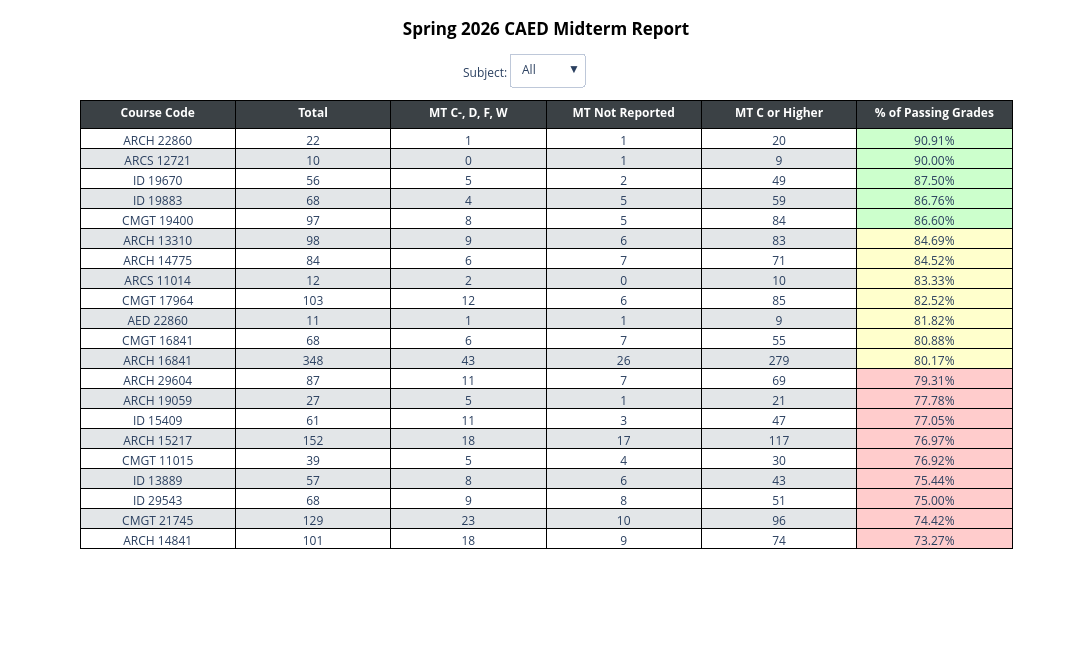

The code cell stored with this chart in its notebook:
### Markdown cell above
##### *Creating Summary Tables*

### Code cell
#Section 2o - CAED Table
#Purpose - To create a table that examines the MT passing rates for CAED each semester
caedtraces = []
caedbuttons = []

#This is the stuff for the "all state"
caedtraces.append(go.Table(
    header = dict(values = headers,
                  fill_color = "#3B4145",
                  line_color = "black",
                  font_color = "white",
                  font_weight = "bold",
                  font_size = 12),
    cells = dict(values = [caedsummary[v] for v in values],
                 fill_color = [caedzebra, caedzebra, caedzebra, caedzebra, caedzebra, caedpass],
                 line_color = "black",
                 font_size = 12),
    visible = True                  
))

caedbuttons.append(dict(
    label = "All",
    method = "update",
    args = [{"visible":[True] + [False] * len(caedsubject)}]#Helps make all the buttons visible and defaults the first trace to be visible
))

#This is the stuff for the different subjects
for i, caedsub in enumerate(caedsubject): #enumerate runs through the list (basically calls out each unique value in order)
    caedsubjects = caedsummary[caedsummary["Subject"] == caedsub].copy()
    caedsubjects = caedsubjects.sort_values(by = "% of Passing Grades", ascending = False) #Resorts this column so it is in numerical order
    caedsubrows = len(caedsubjects)
    caedsubpass = []

    for num in caedsubjects["# of Passing Grades"]: #I need to call this again in the loop to make the passing colors work each cycle
        if num >= .85:
            caedsubpass.append("#CCFFCC")
        elif num >= .80:
            caedsubpass.append("#FFFFCC")
        else:
            caedsubpass.append("#FFCCCC")

    caedtraces.append(go.Table(
        header = dict(values = headers,
                  line_color = "lightslategray",
                  fill_color = "#3B4145",
                  font_color = "white",
                  font_weight = "bold",
                  font_size = 12),
        cells = dict(values = [caedsubjects[v] for v in values],
                 fill_color = [caedzebra, caedzebra, caedzebra, caedzebra, caedzebra, caedsubpass],
                 line_color = "black"),
        visible = False          
    ))

    caedsubvisibility = [False] * (len(caedsubject) + 1) #Since we are making a single table, we are calling this here to make all of them appear as false
    caedsubvisibility[i + 1] = True #This makes the one you select visible

    caedbuttons.append(dict(
        label = caedsub,
        method = "update",
        args = [{"visible":caedsubvisibility}]
    ))

caedsumlayout = go.Layout(
    title=dict(text= f"<b>{prettyterm} CAED Midterm Report",
                font_weight = "bold", 
                font_color = "black", 
                xanchor = "center", 
                yanchor = "top", 
                x = .5,
                y = .965),
    height = 650,
    width = 1200
)

caedsumfig = go.Figure(data = caedtraces, layout = caedsumlayout)

caedsumfig.update_layout(updatemenus = [dict(
    type = "dropdown",
    direction = "down",
    showactive = True,
    xanchor = "center",
    yanchor = "top",
    x = .5,
    y = 1.1,
    buttons = caedbuttons)],
    annotations=[dict(
        text = "Subject:", 
        showarrow = False,
        xanchor = "center",
        yanchor = "top",
        x = .435,
        y = 1.08
    )])

caedsumfig.show()

### Figure 1 — Plotly figure (JSON) as saved in the notebook; plotly's stock layout.template omitted (floating-point values rounded to 4 significant figures)
{"data": [{"cells": {"fill": {"color": [["#FFFFFF", "#E3E6E8", "#FFFFFF", "#E3E6E8", "#FFFFFF", "#E3E6E8", "#FFFFFF", "#E3E6E8", "#FFFFFF", "#E3E6E8", "#FFFFFF", "#E3E6E8", "#FFFFFF", "#E3E6E8", "#FFFFFF", "#E3E6E8", "#FFFFFF", "#E3E6E8", "#FFFFFF", "#E3E6E8", "#FFFFFF"], ["#FFFFFF", "#E3E6E8", "#FFFFFF", "#E3E6E8", "#FFFFFF", "#E3E6E8", "#FFFFFF", "#E3E6E8", "#FFFFFF", "#E3E6E8", "#FFFFFF", "#E3E6E8", "#FFFFFF", "#E3E6E8", "#FFFFFF", "#E3E6E8", "#FFFFFF", "#E3E6E8", "#FFFFFF", "#E3E6E8", "#FFFFFF"], ["#FFFFFF", "#E3E6E8", "#FFFFFF", "#E3E6E8", "#FFFFFF", "#E3E6E8", "#FFFFFF", "#E3E6E8", "#FFFFFF", "#E3E6E8", "#FFFFFF", "#E3E6E8", "#FFFFFF", "#E3E6E8", "#FFFFFF", "#E3E6E8", "#FFFFFF", "#E3E6E8", "#FFFFFF", "#E3E6E8", "#FFFFFF"], ["#FFFFFF", "#E3E6E8", "#FFFFFF", "#E3E6E8", "#FFFFFF", "#E3E6E8", "#FFFFFF", "#E3E6E8", "#FFFFFF", "#E3E6E8", "#FFFFFF", "#E3E6E8", "#FFFFFF", "#E3E6E8", "#FFFFFF", "#E3E6E8", "#FFFFFF", "#E3E6E8", "#FFFFFF", "#E3E6E8", "#FFFFFF"], ["#FFFFFF", "#E3E6E8", "#FFFFFF", "#E3E6E8", "#FFFFFF", "#E3E6E8", "#FFFFFF", "#E3E6E8", "#FFFFFF", "#E3E6E8", "#FFFFFF", "#E3E6E8", "#FFFFFF", "#E3E6E8", "#FFFFFF", "#E3E6E8", "#FFFFFF", "#E3E6E8", "#FFFFFF", "#E3E6E8", "#FFFFFF"], ["#CCFFCC", "#CCFFCC", "#CCFFCC", "#CCFFCC", "#CCFFCC", "#FFFFCC", "#FFFFCC", "#FFFFCC", "#FFFFCC", "#FFFFCC", "#FFFFCC", "#FFFFCC", "#FFCCCC", "#FFCCCC", "#FFCCCC", "#FFCCCC", "#FFCCCC", "#FFCCCC", "#FFCCCC", "#FFCCCC", "#FFCCCC"]]}, "font": {"size": 12}, "line": {"color": "black"}, "values": [["ARCH 22860", "ARCS 12721", "ID 19670", "ID 19883", "CMGT 19400", "ARCH 13310", "ARCH 14775", "ARCS 11014", "CMGT 17964", "AED 22860", "CMGT 16841", "ARCH 16841", "ARCH 29604", "ARCH 19059", "ID 15409", "ARCH 15217", "CMGT 11015", "ID 13889", "ID 29543", "CMGT 21745", "ARCH 14841"], [22, 10, 56, 68, 97, 98, 84, 12, 103, 11, 68, 348, 87, 27, 61, 152, 39, 57, 68, 129, 101], [1, 0, 5, 4, 8, 9, 6, 2, 12, 1, 6, 43, 11, 5, 11, 18, 5, 8, 9, 23, 18], [1, 1, 2, 5, 5, 6, 7, 0, 6, 1, 7, 26, 7, 1, 3, 17, 4, 6, 8, 10, 9], [20, 9, 49, 59, 84, 83, 71, 10, 85, 9, 55, 279, 69, 21, 47, 117, 30, 43, 51, 96, 74], ["90.91%", "90.00%", "87.50%", "86.76%", "86.60%", "84.69%", "84.52%", "83.33%", "82.52%", "81.82%", "80.88%", "80.17%", "79.31%", "77.78%", "77.05%", "76.97%", "76.92%", "75.44%", "75.00%", "74.42%", "73.27%"]]}, "header": {"fill": {"color": "#3B4145"}, "font": {"color": "white", "size": 12, "weight": "bold"}, "line": {"color": "black"}, "values": ["Course Code", "Total", "MT C-, D, F, W", "MT Not Reported", "MT C or Higher", "% of Passing Grades"]}, "type": "table", "visible": true}, {"cells": {"fill": {"color": [["#FFFFFF", "#E3E6E8", "#FFFFFF", "#E3E6E8", "#FFFFFF", "#E3E6E8", "#FFFFFF", "#E3E6E8", "#FFFFFF", "#E3E6E8", "#FFFFFF", "#E3E6E8", "#FFFFFF", "#E3E6E8", "#FFFFFF", "#E3E6E8", "#FFFFFF", "#E3E6E8", "#FFFFFF", "#E3E6E8", "#FFFFFF"], ["#FFFFFF", "#E3E6E8", "#FFFFFF", "#E3E6E8", "#FFFFFF", "#E3E6E8", "#FFFFFF", "#E3E6E8", "#FFFFFF", "#E3E6E8", "#FFFFFF", "#E3E6E8", "#FFFFFF", "#E3E6E8", "#FFFFFF", "#E3E6E8", "#FFFFFF", "#E3E6E8", "#FFFFFF", "#E3E6E8", "#FFFFFF"], ["#FFFFFF", "#E3E6E8", "#FFFFFF", "#E3E6E8", "#FFFFFF", "#E3E6E8", "#FFFFFF", "#E3E6E8", "#FFFFFF", "#E3E6E8", "#FFFFFF", "#E3E6E8", "#FFFFFF", "#E3E6E8", "#FFFFFF", "#E3E6E8", "#FFFFFF", "#E3E6E8", "#FFFFFF", "#E3E6E8", "#FFFFFF"], ["#FFFFFF", "#E3E6E8", "#FFFFFF", "#E3E6E8", "#FFFFFF", "#E3E6E8", "#FFFFFF", "#E3E6E8", "#FFFFFF", "#E3E6E8", "#FFFFFF", "#E3E6E8", "#FFFFFF", "#E3E6E8", "#FFFFFF", "#E3E6E8", "#FFFFFF", "#E3E6E8", "#FFFFFF", "#E3E6E8", "#FFFFFF"], ["#FFFFFF", "#E3E6E8", "#FFFFFF", "#E3E6E8", "#FFFFFF", "#E3E6E8", "#FFFFFF", "#E3E6E8", "#FFFFFF", "#E3E6E8", "#FFFFFF", "#E3E6E8", "#FFFFFF", "#E3E6E8", "#FFFFFF", "#E3E6E8", "#FFFFFF", "#E3E6E8", "#FFFFFF", "#E3E6E8", "#FFFFFF"], ["#FFFFCC"]]}, "line": {"color": "black"}, "values": [["AED 22860"], [11], [1], [1], [9], ["81.82%"]]}, "header": {"fill": {"color": "#3B4145"}, "font": {"color": "white", "size": 12, "weight": "bold"}, "line": {"color": "lightslategray"}, "values": ["Course Code", "Total", "MT C-, D, F, W", "MT Not Reported", "MT C or Higher", "% of Passing Grades"]}, "type": "table", "visible": false}, {"cells": {"fill": {"color": [["#FFFFFF", "#E3E6E8", "#FFFFFF", "#E3E6E8", "#FFFFFF", "#E3E6E8", "#FFFFFF", "#E3E6E8", "#FFFFFF", "#E3E6E8", "#FFFFFF", "#E3E6E8", "#FFFFFF", "#E3E6E8", "#FFFFFF", "#E3E6E8", "#FFFFFF", "#E3E6E8", "#FFFFFF", "#E3E6E8", "#FFFFFF"], ["#FFFFFF", "#E3E6E8", "#FFFFFF", "#E3E6E8", "#FFFFFF", "#E3E6E8", "#FFFFFF", "#E3E6E8", "#FFFFFF", "#E3E6E8", "#FFFFFF", "#E3E6E8", "#FFFFFF", "#E3E6E8", "#FFFFFF", "#E3E6E8", "#FFFFFF", "#E3E6E8", "#FFFFFF", "#E3E6E8", "#FFFFFF"], ["#FFFFFF", "#E3E6E8", "#FFFFFF", "#E3E6E8", "#FFFFFF", "#E3E6E8", "#FFFFFF", "#E3E6E8", "#FFFFFF", "#E3E6E8", "#FFFFFF", "#E3E6E8", "#FFFFFF", "#E3E6E8", "#FFFFFF", "#E3E6E8", "#FFFFFF", "#E3E6E8", "#FFFFFF", "#E3E6E8", "#FFFFFF"], ["#FFFFFF", "#E3E6E8", "#FFFFFF", "#E3E6E8", "#FFFFFF", "#E3E6E8", "#FFFFFF", "#E3E6E8", "#FFFFFF", "#E3E6E8", "#FFFFFF", "#E3E6E8", "#FFFFFF", "#E3E6E8", "#FFFFFF", "#E3E6E8", "#FFFFFF", "#E3E6E8", "#FFFFFF", "#E3E6E8", "#FFFFFF"], ["#FFFFFF", "#E3E6E8", "#FFFFFF", "#E3E6E8", "#FFFFFF", "#E3E6E8", "#FFFFFF", "#E3E6E8", "#FFFFFF", "#E3E6E8", "#FFFFFF", "#E3E6E8", "#FFFFFF", "#E3E6E8", "#FFFFFF", "#E3E6E8", "#FFFFFF", "#E3E6E8", "#FFFFFF", "#E3E6E8", "#FFFFFF"], ["#CCFFCC", "#FFFFCC", "#FFFFCC", "#FFFFCC", "#FFCCCC", "#FFCCCC", "#FFCCCC", "#FFCCCC"]]}, "line": {"color": "black"}, "values": [["ARCH 22860", "ARCH 13310", "ARCH 14775", "ARCH 16841", "ARCH 29604", "ARCH 19059", "ARCH 15217", "ARCH 14841"], [22, 98, 84, 348, 87, 27, 152, 101], [1, 9, 6, 43, 11, 5, 18, 18], [1, 6, 7, 26, 7, 1, 17, 9], [20, 83, 71, 279, 69, 21, 117, 74], ["90.91%", "84.69%", "84.52%", "80.17%", "79.31%", "77.78%", "76.97%", "73.27%"]]}, "header": {"fill": {"color": "#3B4145"}, "font": {"color": "white", "size": 12, "weight": "bold"}, "line": {"color": "lightslategray"}, "values": ["Course Code", "Total", "MT C-, D, F, W", "MT Not Reported", "MT C or Higher", "% of Passing Grades"]}, "type": "table", "visible": false}, {"cells": {"fill": {"color": [["#FFFFFF", "#E3E6E8", "#FFFFFF", "#E3E6E8", "#FFFFFF", "#E3E6E8", "#FFFFFF", "#E3E6E8", "#FFFFFF", "#E3E6E8", "#FFFFFF", "#E3E6E8", "#FFFFFF", "#E3E6E8", "#FFFFFF", "#E3E6E8", "#FFFFFF", "#E3E6E8", "#FFFFFF", "#E3E6E8", "#FFFFFF"], ["#FFFFFF", "#E3E6E8", "#FFFFFF", "#E3E6E8", "#FFFFFF", "#E3E6E8", "#FFFFFF", "#E3E6E8", "#FFFFFF", "#E3E6E8", "#FFFFFF", "#E3E6E8", "#FFFFFF", "#E3E6E8", "#FFFFFF", "#E3E6E8", "#FFFFFF", "#E3E6E8", "#FFFFFF", "#E3E6E8", "#FFFFFF"], ["#FFFFFF", "#E3E6E8", "#FFFFFF", "#E3E6E8", "#FFFFFF", "#E3E6E8", "#FFFFFF", "#E3E6E8", "#FFFFFF", "#E3E6E8", "#FFFFFF", "#E3E6E8", "#FFFFFF", "#E3E6E8", "#FFFFFF", "#E3E6E8", "#FFFFFF", "#E3E6E8", "#FFFFFF", "#E3E6E8", "#FFFFFF"], ["#FFFFFF", "#E3E6E8", "#FFFFFF", "#E3E6E8", "#FFFFFF", "#E3E6E8", "#FFFFFF", "#E3E6E8", "#FFFFFF", "#E3E6E8", "#FFFFFF", "#E3E6E8", "#FFFFFF", "#E3E6E8", "#FFFFFF", "#E3E6E8", "#FFFFFF", "#E3E6E8", "#FFFFFF", "#E3E6E8", "#FFFFFF"], ["#FFFFFF", "#E3E6E8", "#FFFFFF", "#E3E6E8", "#FFFFFF", "#E3E6E8", "#FFFFFF", "#E3E6E8", "#FFFFFF", "#E3E6E8", "#FFFFFF", "#E3E6E8", "#FFFFFF", "#E3E6E8", "#FFFFFF", "#E3E6E8", "#FFFFFF", "#E3E6E8", "#FFFFFF", "#E3E6E8", "#FFFFFF"], ["#CCFFCC", "#FFFFCC"]]}, "line": {"color": "black"}, "values": [["ARCS 12721", "ARCS 11014"], [10, 12], [0, 2], [1, 0], [9, 10], ["90.00%", "83.33%"]]}, "header": {"fill": {"color": "#3B4145"}, "font": {"color": "white", "size": 12, "weight": "bold"}, "line": {"color": "lightslategray"}, "values": ["Course Code", "Total", "MT C-, D, F, W", "MT Not Reported", "MT C or Higher", "% of Passing Grades"]}, "type": "table", "visible": false}, {"cells": {"fill": {"color": [["#FFFFFF", "#E3E6E8", "#FFFFFF", "#E3E6E8", "#FFFFFF", "#E3E6E8", "#FFFFFF", "#E3E6E8", "#FFFFFF", "#E3E6E8", "#FFFFFF", "#E3E6E8", "#FFFFFF", "#E3E6E8", "#FFFFFF", "#E3E6E8", "#FFFFFF", "#E3E6E8", "#FFFFFF", "#E3E6E8", "#FFFFFF"], ["#FFFFFF", "#E3E6E8", "#FFFFFF", "#E3E6E8", "#FFFFFF", "#E3E6E8", "#FFFFFF", "#E3E6E8", "#FFFFFF", "#E3E6E8", "#FFFFFF", "#E3E6E8", "#FFFFFF", "#E3E6E8", "#FFFFFF", "#E3E6E8", "#FFFFFF", "#E3E6E8", "#FFFFFF", "#E3E6E8", "#FFFFFF"], ["#FFFFFF", "#E3E6E8", "#FFFFFF", "#E3E6E8", "#FFFFFF", "#E3E6E8", "#FFFFFF", "#E3E6E8", "#FFFFFF", "#E3E6E8", "#FFFFFF", "#E3E6E8", "#FFFFFF", "#E3E6E8", "#FFFFFF", "#E3E6E8", "#FFFFFF", "#E3E6E8", "#FFFFFF", "#E3E6E8", "#FFFFFF"], ["#FFFFFF", "#E3E6E8", "#FFFFFF", "#E3E6E8", "#FFFFFF", "#E3E6E8", "#FFFFFF", "#E3E6E8", "#FFFFFF", "#E3E6E8", "#FFFFFF", "#E3E6E8", "#FFFFFF", "#E3E6E8", "#FFFFFF", "#E3E6E8", "#FFFFFF", "#E3E6E8", "#FFFFFF", "#E3E6E8", "#FFFFFF"], ["#FFFFFF", "#E3E6E8", "#FFFFFF", "#E3E6E8", "#FFFFFF", "#E3E6E8", "#FFFFFF", "#E3E6E8", "#FFFFFF", "#E3E6E8", "#FFFFFF", "#E3E6E8", "#FFFFFF", "#E3E6E8", "#FFFFFF", "#E3E6E8", "#FFFFFF", "#E3E6E8", "#FFFFFF", "#E3E6E8", "#FFFFFF"], ["#CCFFCC", "#FFFFCC", "#FFFFCC", "#FFCCCC", "#FFCCCC"]]}, "line": {"color": "black"}, "values": [["CMGT 19400", "CMGT 17964", "CMGT 16841", "CMGT 11015", "CMGT 21745"], [97, 103, 68, 39, 129], [8, 12, 6, 5, 23], [5, 6, 7, 4, 10], [84, 85, 55, 30, 96], ["86.60%", "82.52%", "80.88%", "76.92%", "74.42%"]]}, "header": {"fill": {"color": "#3B4145"}, "font": {"color": "white", "size": 12, "weight": "bold"}, "line": {"color": "lightslategray"}, "values": ["Course Code", "Total", "MT C-, D, F, W", "MT Not Reported", "MT C or Higher", "% of Passing Grades"]}, "type": "table", "visible": false}, {"cells": {"fill": {"color": [["#FFFFFF", "#E3E6E8", "#FFFFFF", "#E3E6E8", "#FFFFFF", "#E3E6E8", "#FFFFFF", "#E3E6E8", "#FFFFFF", "#E3E6E8", "#FFFFFF", "#E3E6E8", "#FFFFFF", "#E3E6E8", "#FFFFFF", "#E3E6E8", "#FFFFFF", "#E3E6E8", "#FFFFFF", "#E3E6E8", "#FFFFFF"], ["#FFFFFF", "#E3E6E8", "#FFFFFF", "#E3E6E8", "#FFFFFF", "#E3E6E8", "#FFFFFF", "#E3E6E8", "#FFFFFF", "#E3E6E8", "#FFFFFF", "#E3E6E8", "#FFFFFF", "#E3E6E8", "#FFFFFF", "#E3E6E8", "#FFFFFF", "#E3E6E8", "#FFFFFF", "#E3E6E8", "#FFFFFF"], ["#FFFFFF", "#E3E6E8", "#FFFFFF", "#E3E6E8", "#FFFFFF", "#E3E6E8", "#FFFFFF", "#E3E6E8", "#FFFFFF", "#E3E6E8", "#FFFFFF", "#E3E6E8", "#FFFFFF", "#E3E6E8", "#FFFFFF", "#E3E6E8", "#FFFFFF", "#E3E6E8", "#FFFFFF", "#E3E6E8", "#FFFFFF"], ["#FFFFFF", "#E3E6E8", "#FFFFFF", "#E3E6E8", "#FFFFFF", "#E3E6E8", "#FFFFFF", "#E3E6E8", "#FFFFFF", "#E3E6E8", "#FFFFFF", "#E3E6E8", "#FFFFFF", "#E3E6E8", "#FFFFFF", "#E3E6E8", "#FFFFFF", "#E3E6E8", "#FFFFFF", "#E3E6E8", "#FFFFFF"], ["#FFFFFF", "#E3E6E8", "#FFFFFF", "#E3E6E8", "#FFFFFF", "#E3E6E8", "#FFFFFF", "#E3E6E8", "#FFFFFF", "#E3E6E8", "#FFFFFF", "#E3E6E8", "#FFFFFF", "#E3E6E8", "#FFFFFF", "#E3E6E8", "#FFFFFF", "#E3E6E8", "#FFFFFF", "#E3E6E8", "#FFFFFF"], ["#CCFFCC", "#CCFFCC", "#FFCCCC", "#FFCCCC", "#FFCCCC"]]}, "line": {"color": "black"}, "values": [["ID 19670", "ID 19883", "ID 15409", "ID 13889", "ID 29543"], [56, 68, 61, 57, 68], [5, 4, 11, 8, 9], [2, 5, 3, 6, 8], [49, 59, 47, 43, 51], ["87.50%", "86.76%", "77.05%", "75.44%", "75.00%"]]}, "header": {"fill": {"color": "#3B4145"}, "font": {"color": "white", "size": 12, "weight": "bold"}, "line": {"color": "lightslategray"}, "values": ["Course Code", "Total", "MT C-, D, F, W", "MT Not Reported", "MT C or Higher", "% of Passing Grades"]}, "type": "table", "visible": false}], "layout": {"annotations": [{"showarrow": false, "text": "Subject:", "x": 0.435, "xanchor": "center", "y": 1.08, "yanchor": "top"}], "height": 650, "title": {"font": {"color": "black", "weight": "bold"}, "text": "<b>Spring 2026 CAED Midterm Report", "x": 0.5, "xanchor": "center", "y": 0.965, "yanchor": "top"}, "updatemenus": [{"buttons": [{"args": [{"visible": [true, false, false, false, false, false]}], "label": "All", "method": "update"}, {"args": [{"visible": [false, true, false, false, false, false]}], "label": "AED", "method": "update"}, {"args": [{"visible": [false, false, true, false, false, false]}], "label": "ARCH", "method": "update"}, {"args": [{"visible": [false, false, false, true, false, false]}], "label": "ARCS", "method": "update"}, {"args": [{"visible": [false, false, false, false, true, false]}], "label": "CMGT", "method": "update"}, {"args": [{"visible": [false, false, false, false, false, true]}], "label": "ID", "method": "update"}], "direction": "down", "showactive": true, "type": "dropdown", "x": 0.5, "xanchor": "center", "y": 1.1, "yanchor": "top"}], "width": 1200}}
